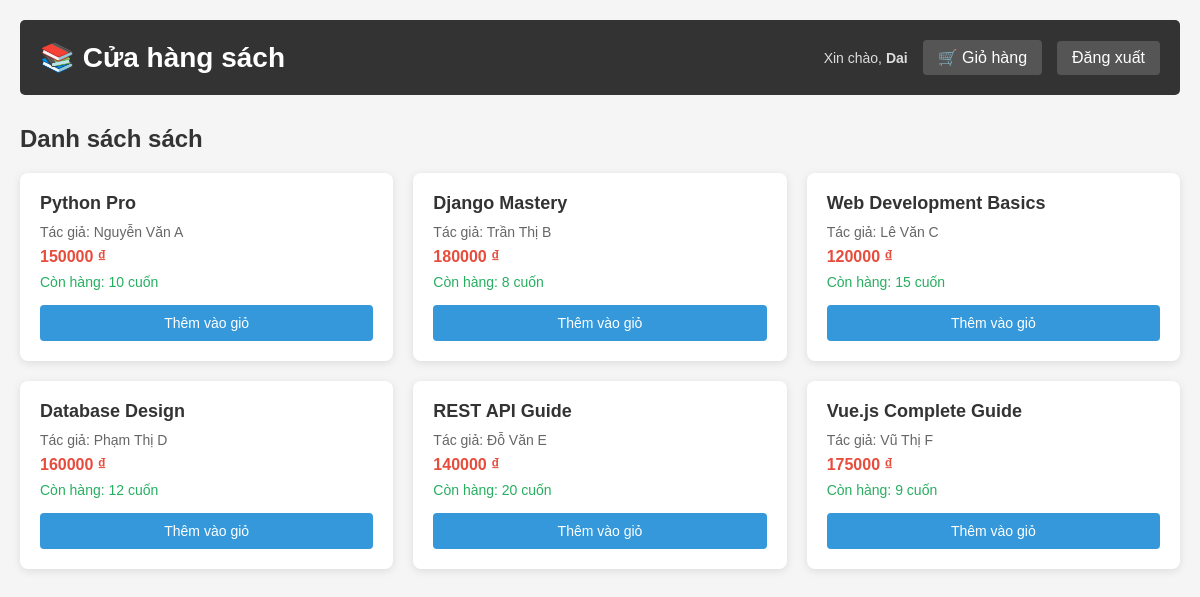
/books/ (signed in), run on the app's committed database.
### core/models/customer.py (models this page shows, shortened)
class Customer(models.Model):
    id = models.AutoField(primary_key=True)
    name = models.CharField(max_length=255)
    email = models.EmailField(unique=True)
    password = models.CharField(max_length=255)
    created_at = models.DateTimeField(auto_now_add=True)
    class Meta:
        app_label = 'core'
        db_table = 'core_customer'

### core/models/book.py (models this page shows, shortened)
class Book(models.Model):
    id = models.AutoField(primary_key=True)
    title = models.CharField(max_length=255)
    author = models.CharField(max_length=255)
    price = models.DecimalField(max_digits=10, decimal_places=2)
    stock = models.IntegerField(default=0)
    created_at = models.DateTimeField(auto_now_add=True)
    updated_at = models.DateTimeField(auto_now=True)
    class Meta:
        app_label = 'core'
        db_table = 'core_book'

### core/views.py (the view)
# urls.py: path('books/', views.book_list, name='book_list'),
def book_list(request):
    books = BookDAO.get_all_books()
    context = {
        'books': books,
        'is_logged_in': 'customer_id' in request.session
    }
    if 'customer_id' in request.session:
        customer = CustomerDAO.get_customer_by_id(request.session['customer_id'])
        if customer:
            context['customer'] = customer
        else:
            del request.session['customer_id']
    return render(request, 'core/books.html', context)

### core/dao/book_dao.py (called while the page is built)
    @staticmethod
    def get_all_books():
        return Book.objects.all()

### core/dao/customer_dao.py (called while the page is built)
    @staticmethod
    def get_customer_by_id(customer_id):
        try:
            return Customer.objects.get(id=customer_id)
        except Customer.DoesNotExist:
            return None

### core/templates/core/books.html (shortened to what this page needs)
<!DOCTYPE html>
<html lang="vi">
<head>
</head>
<body>
    <div class="container">
        <header>
            <h1>📚 Cửa hàng sách</h1>
            <div class="header-right">
                {% if is_logged_in %}
                    <div class="user-info">
                        Xin chào, <strong>{{ customer.name }}</strong>
                    </div>
                    <a href="{% url 'core:cart_view' customer.id %}">🛒 Giỏ hàng</a>
                    <a href="{% url 'core:logout' %}">Đăng xuất</a>
                {% else %}
                    <a href="{% url 'core:login' %}">Đăng nhập</a>
                    <a href="{% url 'core:register' %}">Đăng ký</a>
                {% endif %}
            </div>
        </header>
        <h2 style="margin-bottom: 20px; color: #333;">Danh sách sách</h2>
        {% if books %}
            <div class="books-grid">
                {% for book in books %}
                    <div class="book-card">
                        <div class="book-title">{{ book.title }}</div>
                        <div class="book-author">Tác giả: {{ book.author }}</div>
                        <div class="book-price">{{ book.price|floatformat:0 }} ₫</div>
                        <div class="book-stock {% if book.stock == 0 %}out-of-stock{% endif %}">
                            {% if book.stock > 0 %}
                                Còn hàng: {{ book.stock }} cuốn
                            {% else %}
                                Hết hàng
                            {% endif %}
                        </div>
                        {% if is_logged_in %}
                            {% if book.stock > 0 %}
                                <a href="{% url 'core:add_to_cart' customer.id book.id %}" style="text-decoration: none;">
                                    <button class="add-to-cart-btn">Thêm vào giỏ</button>
                                </a>
                            {% else %}
                                <button class="add-to-cart-btn" disabled>Hết hàng</button>
                            {% endif %}
                        {% endif %}
                    </div>
                {% endfor %}
            </div>
        {% else %}
            <p style="color: #666; text-align: center; padding: 40px;">Không có sách nào trong danh sách</p>
        {% endif %}
    </div>
</body>
</html>

### core/templates/core/books.html (style rules this page uses)
* { margin: 0; padding: 0; box-sizing: border-box; }
body { font-family: Arial, sans-serif; background-color: #f5f5f5; padding: 20px; }
.container { max-width: 1200px; margin: 0 auto; }
header { background-color: #333; color: white; padding: 20px; margin-bottom: 30px; border-radius: 5px; display: flex; justify-content: space-between; align-items: center; }
header h1 { font-size: 28px; }
.header-right { display: flex; gap: 15px; align-items: center; }
.header-right a { color: white; text-decoration: none; padding: 8px 15px; background-color: #555; border-radius: 4px; transition: background-color 0.3s; }
.user-info { color: #ddd; font-size: 14px; }
.books-grid { display: grid; grid-template-columns: repeat(auto-fill, minmax(280px, 1fr)); gap: 20px; margin-bottom: 40px; }
.book-card { background-color: white; border-radius: 8px; box-shadow: 0 2px 8px rgba(0, 0, 0, 0.1); padding: 20px; transition: transform 0.3s, box-shadow 0.3s; }
.book-title { font-size: 18px; font-weight: bold; margin-bottom: 10px; color: #333; }
.book-author { color: #666; font-size: 14px; margin-bottom: 8px; }
.book-price { font-size: 16px; color: #e74c3c; font-weight: bold; margin-bottom: 8px; }
.book-stock { font-size: 14px; color: #27ae60; margin-bottom: 15px; }
.add-to-cart-btn { width: 100%; padding: 10px; background-color: #3498db; color: white; border: none; border-radius: 4px; cursor: pointer; font-size: 14px; transition: background-color 0.3s; }

### data on the page
Customer: name "Dai"
Book: title "Python Pro", author "Nguyễn Văn A", price "150000", stock "10", shows "Thêm vào giỏ"
Book: title "Django Mastery", author "Trần Thị B", price "180000", stock "8", shows "Thêm vào giỏ"
Book: title "Web Development Basics", author "Lê Văn C", price "120000", stock "15", shows "Thêm vào giỏ"
Book: title "Database Design", author "Phạm Thị D", price "160000", stock "12", shows "Thêm vào giỏ"
Book: title "REST API Guide", author "Đỗ Văn E", price "140000", stock "20", shows "Thêm vào giỏ"
Book: title "Vue.js Complete Guide", author "Vũ Thị F", price "175000", stock "9", shows "Thêm vào giỏ"
